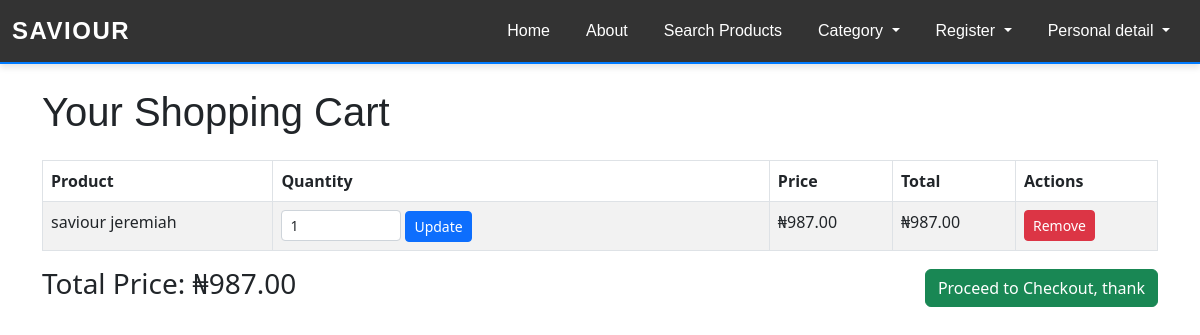
Before: /cart/ (signed in) with the older database file.
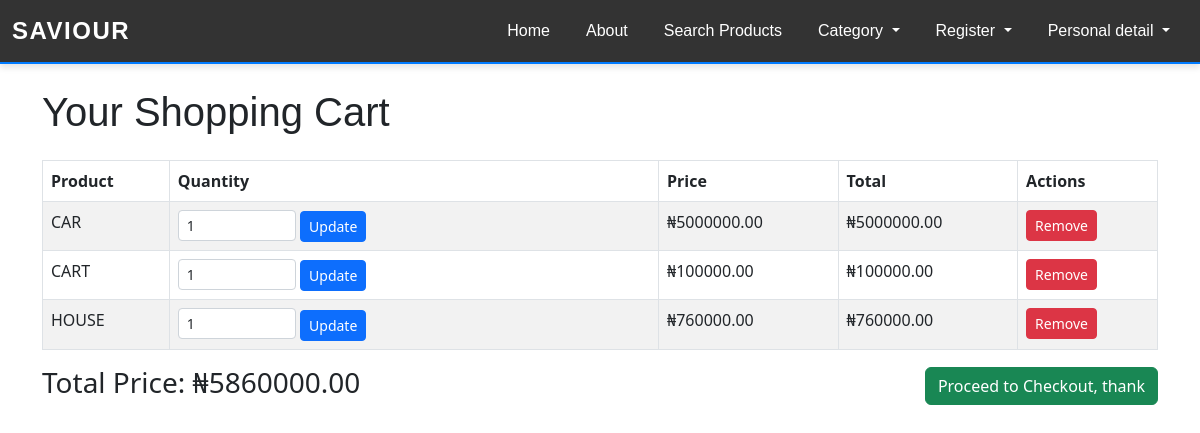
After: the same page with the newer database file.
### myapp/models.py (models this page shows, shortened)
class CartItem(models.Model):
    cart = models.ForeignKey(Cart, on_delete=models.CASCADE, related_name='items')
    product = models.ForeignKey(Product, on_delete=models.CASCADE)
    quantity = models.PositiveIntegerField(default=1)
    def get_total_price(self):
        return self.product.price * self.quantity

class Product(models.Model):
    name = models.CharField(max_length=100)
    price = models.DecimalField(max_digits=10, decimal_places=2)
    category = models.ForeignKey(Category, on_delete=models.SET_NULL, null=True, blank=True)
    image = models.ImageField(upload_to='products/')
    description = models.TextField(blank=True, null=True)
    is_active = models.BooleanField(default=True)
    slug = models.SlugField(unique=True, default="default-slug")

### myapp/views.py (the view)
# urls.py: path('cart/', views.cart_detail, name='cart_detail'),
@login_required
def cart_detail(request):
    cart, created = Cart.objects.get_or_create(user=request.user)
    cart_items = cart.items.all()
    total_price = sum(item.get_total_price() for item in cart_items)
    context = {
        'cart_items': cart_items,
        'total_price': total_price,
    }
    return render(request, 'saviour.html', context)

### myapp/templates/saviour.html (shortened to what this page needs)
{% extends 'base.html' %}
{% block content %}
<div class="container">
    <h1 class="my-4">Your Shopping Cart</h1>
    {% if cart_items %}
    <table class="table table-bordered table-striped">
        <thead class="thead-dark">
            <tr>
                <th>Product</th>
                <th>Quantity</th>
                <th>Price</th>
                <th>Total</th>
                <th>Actions</th>
            </tr>
        </thead>
        <tbody>
            {% for item in cart_items %}
            <tr>
                <td>{{ item.product.name }}</td>
                <td>
                    <form method="post" action="{% url 'update_cart_item' item.id %}" class="d-inline">
                        <input type="number" name="quantity" value="{{ item.quantity }}" min="1" class="form-control form-control-sm d-inline w-25">
                        <button type="submit" class="btn btn-sm btn-primary">Update</button>
                    </form>
                </td>
                <td>₦{{ item.product.price }}</td>
                <td>₦{{ item.get_total_price }}</td>
                <td>
                    <a href="{% url 'remove_from_cart' item.id %}" class="btn btn-sm btn-danger">Remove</a>
                </td>
            </tr>
            {% endfor %}
        </tbody>
    </table>
    <div class="d-flex justify-content-between align-items-center">
        <h3>Total Price: ₦{{ total_price }}</h3>
        <a href="{% url 'checkout' cart_items.0.product.id %}" class="btn btn-success">
            Proceed to Checkout,
            thank
        </a>
    </div>
    {% endif %}
</div>
{% endblock %}

### myapp/templates/base.html (shortened to what this page needs)
<!DOCTYPE html>
{% load static %}
<html lang="en">
    <head>
        <link href="https://cdn.jsdelivr.net/npm/bootstrap-icons@1.5.0/font/bootstrap-icons.css" rel="stylesheet" />
        <link rel="stylesheet" href="{% static 'css.css' %}">
    </head>
    <body>
      {% include  'nav.html'%}
      {% block content %}
      {% endblock  %}
    </body>
</html>

### myapp/templates/nav.html (shortened to what this page needs)
<!DOCTYPE html>
<html lang="en">
<head>
    <link href="https://cdn.jsdelivr.net/npm/bootstrap@5.3.0-alpha3/dist/css/bootstrap.min.css" rel="stylesheet">
</head>
<body>
    <nav class="navbar navbar-expand-lg custom-navbar">
        <div class="container-fluid">
            <a class="navbar-brand" href="#">Saviour</a>
            <div class="collapse navbar-collapse" id="navbarNavDropdown">
                <ul class="navbar-nav ms-auto">
                    <li class="nav-item">
                        <a class="nav-link" href="{% url 'home' %}">Home</a>
                    </li>
                    <li class="nav-item">
                        <a class="nav-link" href="{% url 'about' %}">About</a>
                    </li>
                    <li class="nav-item">
                        <a class="nav-link" href="{% url 'search_view' %}">Search Products</a>
                    </li>
                    <li class="nav-item">
                        <ul class="nav">
                            <li class="nav-item dropdown">
                                <a class="nav-link dropdown-toggle" href="#" id="navbarDropdown" role="button" data-toggle="dropdown" aria-haspopup="true" aria-expanded="false">
                                    Category
                                </a>
                            </li>
                        </ul>
                        <li class="nav-item">
                            <ul class="nav">
                                <li class="nav-item dropdown">
                                    <a class="nav-link dropdown-toggle" href="#" id="navbarDropdown" role="button" data-toggle="dropdown" aria-haspopup="true" aria-expanded="false">
                                        Register
                                    </a>
                                </li>
                            </ul>
                            <li class="nav-item">
                                <ul class="nav">
                                    <li class="nav-item dropdown">
                                        <a class="nav-link dropdown-toggle" href="#" id="navbarDropdown" role="button" data-toggle="dropdown" aria-haspopup="true" aria-expanded="false">
                                            Personal detail
                                        </a>
                                    </li>
                                </ul>
                    </li>
                </ul>
            </div>
        </div>
    </nav>
</body>
</html>

### myapp/templates/nav.html (style rules this page uses)
body, h1, ul, li, a { margin: 0; padding: 0; box-sizing: border-box; font-family: 'Arial', sans-serif; }
.custom-navbar { background-color: #333; padding: 10px 20px; border-bottom: 2px solid #007bff; box-shadow: 0 4px 6px rgba(0, 0, 0, 0.1); }
.custom-navbar .navbar-brand { font-size: 1.5rem; font-weight: bold; color: #fff; text-transform: uppercase; letter-spacing: 1.5px; }
.custom-navbar .nav-link { color: #fff; font-size: 1rem; font-weight: 500; margin: 0 10px; transition: color 0.3s ease, transform 0.3s ease; }
.nav-item { position: relative; }
.dropdown-toggle::after { content: '\25BC'; margin-left: 5px; }
.nav-link { color: #007bff; text-decoration: none; }

Changed rows visible on the page:
added CartItem: product.name "CAR", quantity "1", product.price "5000000.00", get_total_price "5000000.00"
changed CartItem: product.name "saviour jeremiah" → "CART"; product.price "987.00" → "100000.00"; get_total_price "987.00" → "100000.00"
added CartItem: product.name "HOUSE", quantity "1", product.price "760000.00", get_total_price "760000.00"
Other visible differences:
{{ total_price }}: "987.00" → "5860000.00"
